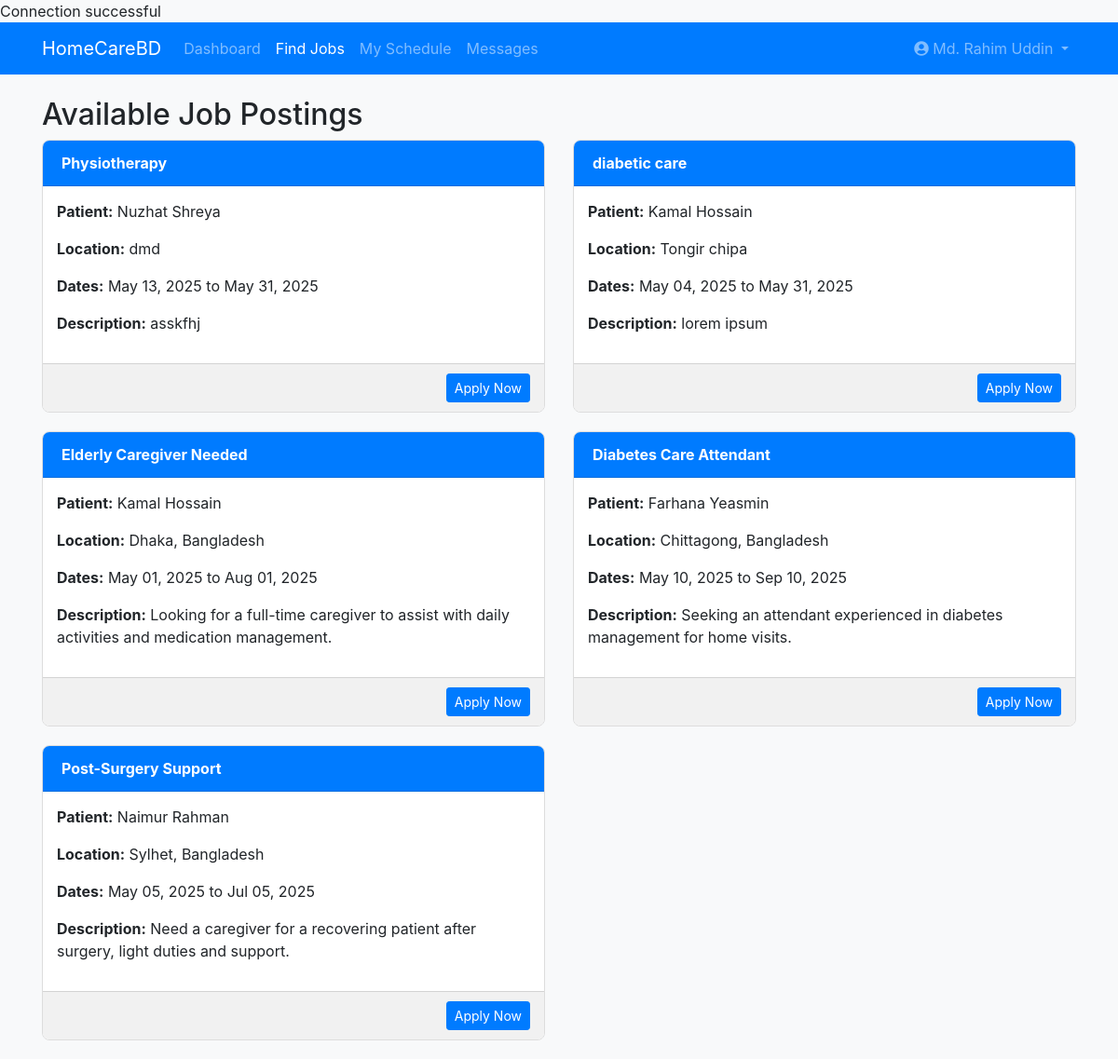
The app's page /attendant/job_details.php (signed in) with its own data.
### tables this page shows
CREATE TABLE `job_posting` (
  `Job_ID` int(11) NOT NULL,
  `Patient_ID` int(11) DEFAULT NULL,
  `Job_title` varchar(100) DEFAULT NULL,
  `Job_description` text DEFAULT NULL,
  `Location` varchar(100) DEFAULT NULL,
  `Start_date` date DEFAULT NULL,
  `End_date` date DEFAULT NULL,
  `Status` enum('open','closed','in progress') DEFAULT NULL,
  `Created_at` datetime DEFAULT current_timestamp()
);

CREATE TABLE `users` (
  `User_ID` int(11) NOT NULL,
  `Name` varchar(100) DEFAULT NULL,
  `Username` varchar(50) DEFAULT NULL,
  `Birth_date` date DEFAULT NULL,
  `Email` varchar(100) DEFAULT NULL,
  `Password` varchar(255) NOT NULL,
  `Phone` varchar(20) DEFAULT NULL,
  `Verification_status` enum('pending','verified','rejected') DEFAULT 'pending',
  `Role` enum('attendant','patient','admin') DEFAULT NULL
);

### attendant/job_details.php (the view, shortened to what this page needs)
<?php
$name = $_SESSION['name'] ?? 'Attendant';
require_once '../dbconnect.php';
if ($conn->connect_error) {
    error_log("Database connection failed in attendant/job_details.php: " . $conn->connect_error);
    $error_message_db = "Database connection failed. Please try again later.";
    $result_jobs = false;
} else {
    $sql_jobs_stmt = $conn->prepare("SELECT jp.*, u.Name as PatientName, u.Phone as PatientPhone
                                     FROM job_posting jp
                                     JOIN users u ON jp.Patient_ID = u.User_ID
                                     WHERE jp.Status = 'open'
                                     ORDER BY jp.Created_at DESC");
    if ($sql_jobs_stmt) {
        $sql_jobs_stmt->execute();
        $result_jobs = $sql_jobs_stmt->get_result();
    } else {
        $error_message_db = "Database error: Could not prepare statement to fetch job postings. " . $conn->error;
        $result_jobs = false;
    }
}
?>
<!DOCTYPE html>
<html lang="en">
<head>
    <link rel="stylesheet" href="https://stackpath.bootstrapcdn.com/bootstrap/4.5.2/css/bootstrap.min.css">
    <link rel="stylesheet" href="https://cdnjs.cloudflare.com/ajax/libs/font-awesome/5.15.3/css/all.min.css">
</head>
<body>
    <nav class="navbar navbar-expand-lg navbar-dark bg-primary">
        <div class="container">
            <a class="navbar-brand" href="../index.php">HomeCareBD</a>
            <div class="collapse navbar-collapse" id="navbarNav">
                <ul class="navbar-nav mr-auto">
                    <li class="nav-item">
                        <a class="nav-link" href="dashboard.php">Dashboard</a>
                    </li>
                    <li class="nav-item active">
                        <a class="nav-link" href="job_details.php">Find Jobs</a>
                    </li>
                    <li class="nav-item">
                         <a class="nav-link" href="schedule.php">My Schedule</a>
                    </li>
                    <li class="nav-item">
                        <a class="nav-link" href="messages.php">Messages</a>
                    </li>
                </ul>
                <ul class="navbar-nav">
                    <li class="nav-item dropdown">
                        <a class="nav-link dropdown-toggle" href="#" id="navbarDropdown" role="button" data-toggle="dropdown">
                            <i class="fas fa-user-circle"></i> <?php echo htmlspecialchars($name); ?>
                        </a>
                    </li>
                    </ul>
            </div>
        </div>
    </nav>
    <div class="container mt-4">
        <h2>Available Job Postings</h2>
        <?php if ($result_jobs !== false):  ?>
            <div class="row">
                <?php if ($result_jobs->num_rows > 0): ?>
                    <?php while ($job = $result_jobs->fetch_assoc()): ?>
                        <div class="col-md-6">
                            <div class="card job-card">
                                <div class="card-header">
                                    <?php echo htmlspecialchars($job['Job_title']); ?>
                                </div>
                                <div class="card-body">
                                    <p><strong>Patient:</strong> <?php echo htmlspecialchars($job['PatientName']); ?></p>
                                    <p><strong>Location:</strong> <?php echo htmlspecialchars($job['Location']); ?></p>
                                    <p><strong>Dates:</strong> <?php echo htmlspecialchars(date('M d, Y', strtotime($job['Start_date']))); ?> to <?php echo htmlspecialchars(date('M d, Y', strtotime($job['End_date']))); ?></p>
                                    <p><strong>Description:</strong> <?php echo nl2br(htmlspecialchars($job['Job_description'])); ?></p>
                                </div>
                                <div class="card-footer">
                                    <a href="job_application.php?id=<?php echo htmlspecialchars($job['Job_ID']); ?>" class="btn btn-primary btn-sm">Apply Now</a>
                                </div>
                            </div>
                        </div>
                    <?php endwhile; ?>
                <?php endif; ?>
            </div>
        <?php elseif (isset($error_message_db)):  ?>
            <div class="alert alert-danger"><?php echo htmlspecialchars($error_message_db); ?></div>
        <?php endif; ?>
    </div>
</body>
</html>

### attendant/job_details.php (style rules this page uses)
body { background-color: #f8f9fa; }
.job-card { margin-bottom: 20px; border: 1px solid #ddd; border-radius: 8px; overflow: hidden; }
.job-card .card-header { background-color: #007bff; color: white; font-weight: bold; }
.job-card .card-body { padding: 15px; }
.job-card .card-footer { background-color: #f1f1f1; padding: 10px 15px; text-align: right; }

### records on screen
job_posting: Job_title "Physiotherapy", users.Name "Nuzhat Shreya", Location "dmd", Start_date "May 13, 2025", End_date "May 31, 2025", Job_description "asskfhj"
job_posting: Job_title "diabetic care", users.Name "Kamal Hossain", Location "Tongir chipa", Start_date "May 04, 2025", End_date "May 31, 2025", Job_description "lorem ipsum"
job_posting: Job_title "Elderly Caregiver Needed", users.Name "Kamal Hossain", Location "Dhaka, Bangladesh", Start_date "May 01, 2025", End_date "Aug 01, 2025", Job_description "Looking for a full-time caregiver to assist with daily activities and medication management."
job_posting: Job_title "Diabetes Care Attendant", users.Name "Farhana Yeasmin", Location "Chittagong, Bangladesh", Start_date "May 10, 2025", End_date "Sep 10, 2025", Job_description "Seeking an attendant experienced in diabetes management for home visits."
job_posting: Job_title "Post-Surgery Support", users.Name "Naimur Rahman", Location "Sylhet, Bangladesh", Start_date "May 05, 2025", End_date "Jul 05, 2025", Job_description "Need a caregiver for a recovering patient after surgery, light duties and support."

### other values on screen
$name "Md. Rahim Uddin"
